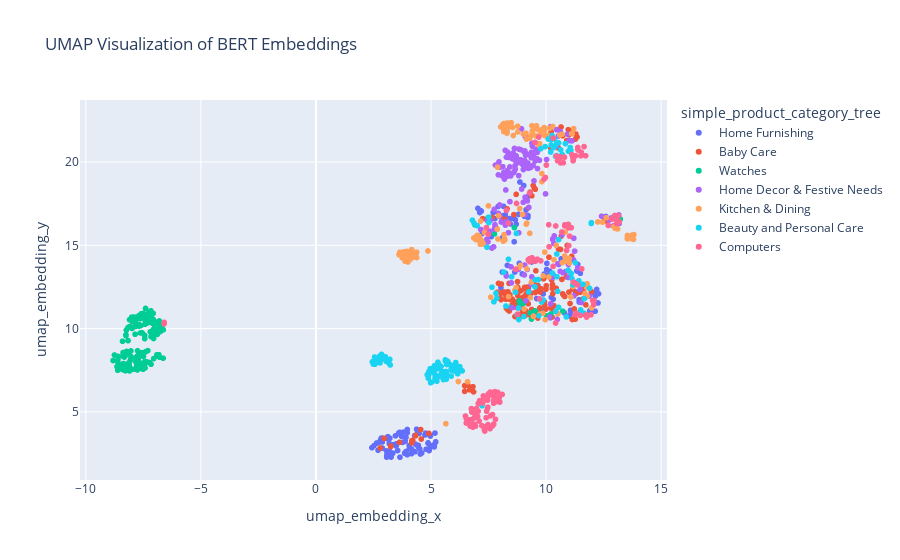

Source (notebook cell):
### Code cell
# Réduire la dimensionnalité des embeddings avec UMAP
reducer = umap.UMAP(n_neighbors=100, min_dist=0.6, metric='cosine', random_state=graine)
embedding_2d = reducer.fit_transform(list(corpus_BERT['bert_embeddings_cls']))

# Ajouter les embeddings 2D au DataFrame
corpus_BERT['umap_embedding_x'] = embedding_2d[:, 0]
corpus_BERT['umap_embedding_y'] = embedding_2d[:, 1]
# Ajouter une 3e dimension
# MatPlotLib3d pour faire des viz en 3D


# Visualiser les embeddings 2D avec Plotly
fig = px.scatter(corpus_BERT, x='umap_embedding_x', y='umap_embedding_y',
                 color='simple_product_category_tree', hover_data=['NMF_label'],
                 title='UMAP Visualization of BERT Embeddings')
fig.show()

### Figure 1 — Plotly figure (JSON) as saved in the notebook; plotly's stock layout.template omitted (floating-point values rounded to 4 significant figures; data arrays with more than 128 entries replaced by an {"elided": "..."} marker saying what was removed)
{"data": [{"customdata": {"elided": "150x1 int values"}, "hovertemplate": "simple_product_category_tree=Home Furnishing<br>umap_embedding_x=%{x}<br>umap_embedding_y=%{y}<br>NMF_label=%{customdata[0]}<extra></extra>", "legendgroup": "Home Furnishing", "marker": {"color": "#636efa", "symbol": "circle"}, "mode": "markers", "name": "Home Furnishing", "showlegend": true, "type": "scattergl", "x": {"elided": "150 float values"}, "xaxis": "x", "y": {"elided": "150 float values"}, "yaxis": "y"}, {"customdata": {"elided": "150x1 int values"}, "hovertemplate": "simple_product_category_tree=Baby Care<br>umap_embedding_x=%{x}<br>umap_embedding_y=%{y}<br>NMF_label=%{customdata[0]}<extra></extra>", "legendgroup": "Baby Care", "marker": {"color": "#EF553B", "symbol": "circle"}, "mode": "markers", "name": "Baby Care", "showlegend": true, "type": "scattergl", "x": {"elided": "150 float values"}, "xaxis": "x", "y": {"elided": "150 float values"}, "yaxis": "y"}, {"customdata": {"elided": "150x1 int values"}, "hovertemplate": "simple_product_category_tree=Watches<br>umap_embedding_x=%{x}<br>umap_embedding_y=%{y}<br>NMF_label=%{customdata[0]}<extra></extra>", "legendgroup": "Watches", "marker": {"color": "#00cc96", "symbol": "circle"}, "mode": "markers", "name": "Watches", "showlegend": true, "type": "scattergl", "x": {"elided": "150 float values"}, "xaxis": "x", "y": {"elided": "150 float values"}, "yaxis": "y"}, {"customdata": {"elided": "150x1 int values"}, "hovertemplate": "simple_product_category_tree=Home Decor & Festive Needs<br>umap_embedding_x=%{x}<br>umap_embedding_y=%{y}<br>NMF_label=%{customdata[0]}<extra></extra>", "legendgroup": "Home Decor & Festive Needs", "marker": {"color": "#ab63fa", "symbol": "circle"}, "mode": "markers", "name": "Home Decor & Festive Needs", "showlegend": true, "type": "scattergl", "x": {"elided": "150 float values"}, "xaxis": "x", "y": {"elided": "150 float values"}, "yaxis": "y"}, {"customdata": {"elided": "150x1 int values"}, "hovertemplate": "simple_product_category_tree=Kitchen & Dining<br>umap_embedding_x=%{x}<br>umap_embedding_y=%{y}<br>NMF_label=%{customdata[0]}<extra></extra>", "legendgroup": "Kitchen & Dining", "marker": {"color": "#FFA15A", "symbol": "circle"}, "mode": "markers", "name": "Kitchen & Dining", "showlegend": true, "type": "scattergl", "x": {"elided": "150 float values"}, "xaxis": "x", "y": {"elided": "150 float values"}, "yaxis": "y"}, {"customdata": {"elided": "150x1 int values"}, "hovertemplate": "simple_product_category_tree=Beauty and Personal Care<br>umap_embedding_x=%{x}<br>umap_embedding_y=%{y}<br>NMF_label=%{customdata[0]}<extra></extra>", "legendgroup": "Beauty and Personal Care", "marker": {"color": "#19d3f3", "symbol": "circle"}, "mode": "markers", "name": "Beauty and Personal Care", "showlegend": true, "type": "scattergl", "x": {"elided": "150 float values"}, "xaxis": "x", "y": {"elided": "150 float values"}, "yaxis": "y"}, {"customdata": {"elided": "150x1 int values"}, "hovertemplate": "simple_product_category_tree=Computers<br>umap_embedding_x=%{x}<br>umap_embedding_y=%{y}<br>NMF_label=%{customdata[0]}<extra></extra>", "legendgroup": "Computers", "marker": {"color": "#FF6692", "symbol": "circle"}, "mode": "markers", "name": "Computers", "showlegend": true, "type": "scattergl", "x": {"elided": "150 float values"}, "xaxis": "x", "y": {"elided": "150 float values"}, "yaxis": "y"}], "layout": {"legend": {"title": {"text": "simple_product_category_tree"}, "tracegroupgap": 0}, "title": {"text": "UMAP Visualization of BERT Embeddings"}, "xaxis": {"anchor": "y", "domain": [0, 1], "title": {"text": "umap_embedding_x"}}, "yaxis": {"anchor": "x", "domain": [0, 1], "title": {"text": "umap_embedding_y"}}}}
